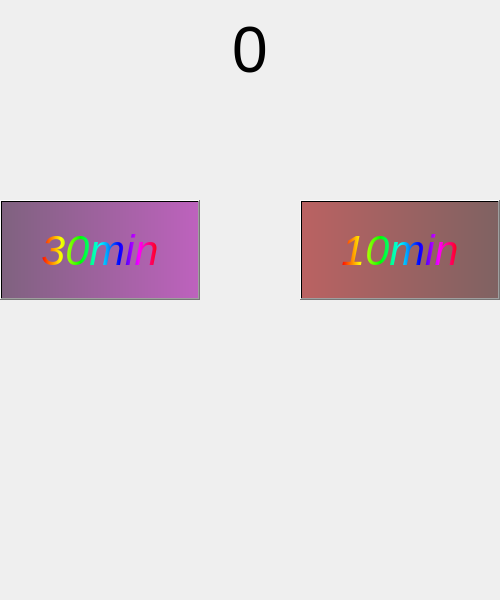
<?xml version="1.0" encoding="UTF-8"?>
<ui version="4.0">
 <class>MainWindow</class>
 <widget class="QMainWindow" name="MainWindow">
  <property name="enabled">
   <bool>true</bool>
  </property>
  <property name="geometry">
   <rect>
    <x>0</x>
    <y>0</y>
    <width>500</width>
    <height>600</height>
   </rect>
  </property>
  <property name="font">
   <font>
    <kerning>true</kerning>
   </font>
  </property>
  <property name="windowTitle">
   <string>MainWindow</string>
  </property>
  <property name="styleSheet">
   <string notr="true">



</string>
  </property>
  <property name="animated">
   <bool>true</bool>
  </property>
  <widget class="QWidget" name="centralwidget">
   <widget class="QLabel" name="time">
    <property name="geometry">
     <rect>
      <x>0</x>
      <y>0</y>
      <width>500</width>
      <height>100</height>
     </rect>
    </property>
    <property name="font">
     <font>
      <family>MS Shell Dlg 2</family>
      <pointsize>48</pointsize>
      <weight>50</weight>
      <italic>false</italic>
      <bold>false</bold>
      <underline>false</underline>
      <strikeout>false</strikeout>
      <stylestrategy>PreferDefault</stylestrategy>
      <kerning>false</kerning>
     </font>
    </property>
    <property name="cursor">
     <cursorShape>ArrowCursor</cursorShape>
    </property>
    <property name="text">
     <string>0</string>
    </property>
    <property name="textFormat">
     <enum>Qt::AutoText</enum>
    </property>
    <property name="scaledContents">
     <bool>false</bool>
    </property>
    <property name="alignment">
     <set>Qt::AlignCenter</set>
    </property>
   </widget>
   <widget class="QPushButton" name="button_30min">
    <property name="geometry">
     <rect>
      <x>0</x>
      <y>200</y>
      <width>200</width>
      <height>100</height>
     </rect>
    </property>
    <property name="font">
     <font>
      <pointsize>32</pointsize>
      <italic>true</italic>
     </font>
    </property>
    <property name="styleSheet">
     <string notr="true">background-color: qlineargradient(spread:pad, x1:0, y1:0, x2:1, y2:0, stop:0 rgba(50, 0,50, 150), stop:1 rgba(155, 0, 155, 150));
color: qlineargradient(spread:pad, x1:0, y1:0, x2:1, y2:0, stop:0 rgba(255, 0, 0, 255), stop:0.166 rgba(255, 255, 0, 255), stop:0.333 rgba(0, 255, 0, 255), stop:0.5 rgba(0, 255, 255, 255), stop:0.666 rgba(0, 0, 255, 255), stop:0.833 rgba(255, 0, 255, 255), stop:1 rgba(255, 0, 0, 255));</string>
    </property>
    <property name="text">
     <string>30min</string>
    </property>
   </widget>
   <widget class="QLabel" name="background">
    <property name="geometry">
     <rect>
      <x>0</x>
      <y>0</y>
      <width>500</width>
      <height>600</height>
     </rect>
    </property>
    <property name="styleSheet">
     <string notr="true">background-image: url(:/pictures/background.jpg);</string>
    </property>
    <property name="text">
     <string/>
    </property>
   </widget>
   <widget class="QPushButton" name="button_10min">
    <property name="geometry">
     <rect>
      <x>300</x>
      <y>200</y>
      <width>200</width>
      <height>100</height>
     </rect>
    </property>
    <property name="font">
     <font>
      <pointsize>32</pointsize>
      <italic>true</italic>
     </font>
    </property>
    <property name="styleSheet">
     <string notr="true">background-color: qlineargradient(spread:pad, x1:0, y1:0, x2:1, y2:0, stop:0 rgba(150, 0,0, 150), stop:1 rgba(50, 0, 0, 150));
color: qlineargradient(spread:pad, x1:0, y1:0, x2:1, y2:0, stop:0 rgba(255, 0, 0, 255), stop:0.166 rgba(255, 255, 0, 255), stop:0.333 rgba(0, 255, 0, 255), stop:0.5 rgba(0, 255, 255, 255), stop:0.666 rgba(0, 0, 255, 255), stop:0.833 rgba(255, 0, 255, 255), stop:1 rgba(255, 0, 0, 255));</string>
    </property>
    <property name="text">
     <string>10min</string>
    </property>
   </widget>
   <zorder>background</zorder>
   <zorder>time</zorder>
   <zorder>button_30min</zorder>
   <zorder>button_10min</zorder>
  </widget>
 </widget>
 <resources>
  <include location="pictures_background.qrc"/>
 </resources>
 <connections/>
</ui>
